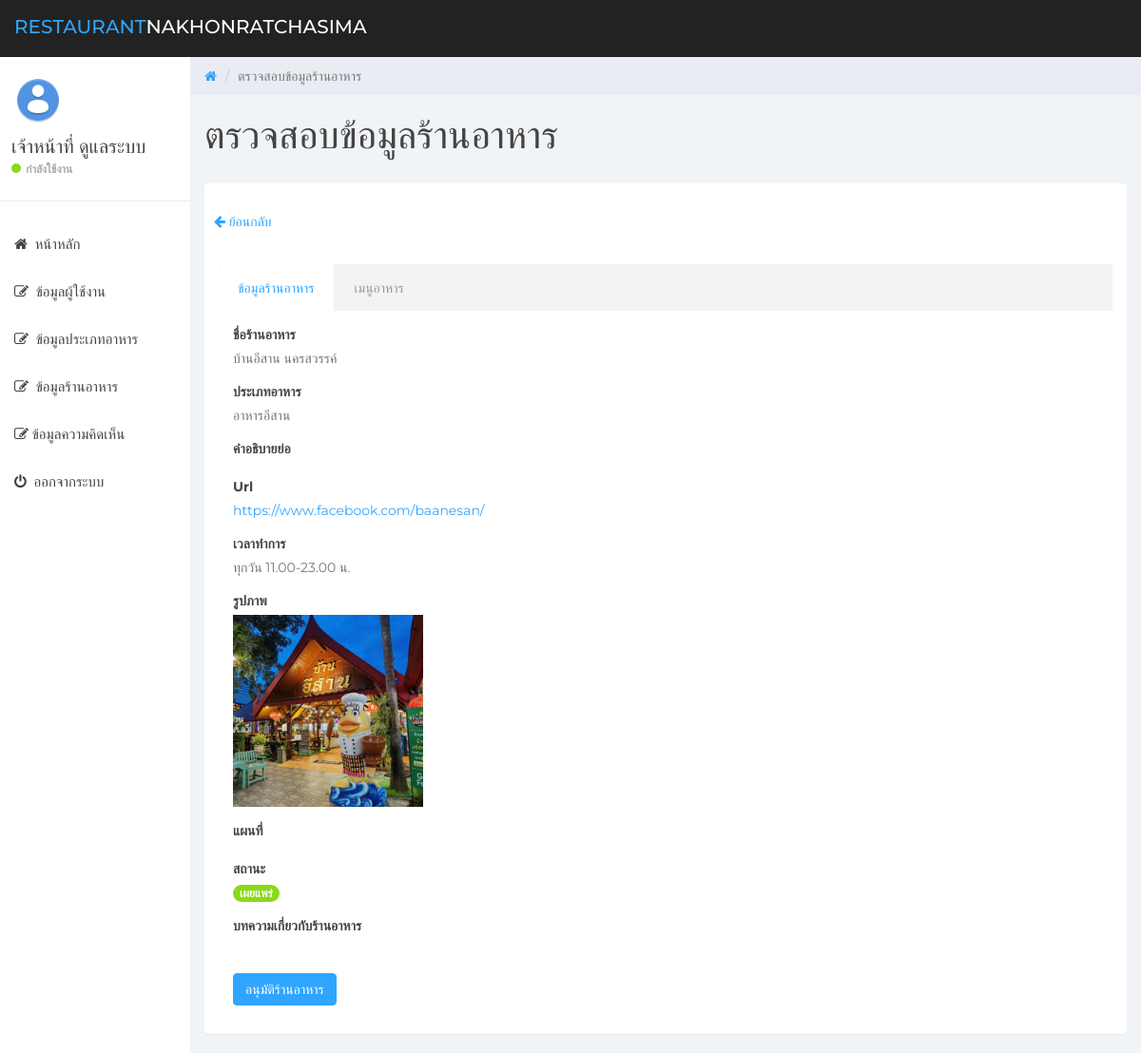
Screenshot of /admin/restaurant_info.php?id=9 (signed in) with the database file from the repository.
### tables this page shows
CREATE TABLE `users` (
  `user_id` int(11) NOT NULL COMMENT 'รหัสผู้ใช้งาน',
  `user_username` varchar(255) NOT NULL COMMENT 'ชื่อผู้ใช้งาน',
  `user_firstname` varchar(255) NOT NULL COMMENT 'ชื่อจริง',
  `user_lastname` varchar(255) NOT NULL COMMENT 'นามสกุล',
  `user_email` varchar(255) NOT NULL COMMENT 'อีเมล',
  `user_password` varchar(255) NOT NULL COMMENT 'รหัสผ่าน',
  `user_role` int(1) NOT NULL COMMENT '0 = Admin ,1 = Member'
);

CREATE TABLE `restaurants` (
  `res_id` int(11) NOT NULL COMMENT 'รหัสร้านอาหาร',
  `res_name` varchar(255) NOT NULL COMMENT 'ชื่อร้านอาหาร',
  `res_short_desc` text NOT NULL COMMENT 'คำอธิบายย่อ',
  `res_full_desc` longtext NOT NULL COMMENT 'คำอธิบายเต็ม',
  `res_url` text NOT NULL COMMENT 'ลิ้ง url',
  `res_office_time` text NOT NULL COMMENT 'เวลาทำการ',
  `res_image` text NOT NULL COMMENT 'รูปภาพร้านอาหาร',
  `res_map` text NOT NULL COMMENT 'แผนที่',
  `res_status` int(1) NOT NULL COMMENT '0=ไม่เผยแพร่,1=เผยแพร่',
  `ft_id` int(11) DEFAULT NULL COMMENT 'รหัสประเภทอาหาร',
  `user_id` int(11) NOT NULL COMMENT 'รหัสผู้ใช้งาน'
);

CREATE TABLE `food_types` (
  `ft_id` int(11) NOT NULL COMMENT 'รหัสประเภทอาหาร',
  `ft_name` varchar(255) NOT NULL COMMENT 'ชื่อประเภทอาหาร'
);

### services/check_admin.php (called while the page is built, shortened)
<?php
if(isset($_SESSION["AUTH_ID"])){
    require_once("connect.php");
    $user_id = $_SESSION["AUTH_ID"];
    $sql = "SELECT * FROM users WHERE user_id='$user_id'";
    $query = mysqli_query($conn,$sql);
    $userObj = mysqli_fetch_object($query);
}else{
    header("location:../admin/login.php");
}

### admin/restaurant_info.php (the view, shortened to what this page needs)
<?php
require_once("../services/check_admin.php");
?>
<?php
if (isset($_GET['id'])) {
    $id = mysqli_real_escape_string($conn, $_GET['id']);
    $sql = "SELECT * FROM restaurants,food_types WHERE restaurants.ft_id=food_types.ft_id AND res_id='$id'";
    $query = mysqli_query($conn, $sql);
    $dataObj = mysqli_fetch_object($query);
} else {
    echo "<script>window.history.back()</script>";
}
?>
<!DOCTYPE html>
<html>
<head>
    <link href="css/bootstrap.min.css" rel="stylesheet">
    <link href="css/font-awesome.min.css" rel="stylesheet">
    <link href="css/datepicker3.css" rel="stylesheet">
    <link href="css/styles.css" rel="stylesheet">
</head>
<body>
    <?php include("layouts/navbar.php"); ?>
    <?php include("layouts/sidebar.php"); ?>
    <div class="col-sm-9 col-sm-offset-3 col-lg-10 col-lg-offset-2 main">
        <div class="row">
            <ol class="breadcrumb">
                <li><a href="home.php">
                        <em class="fa fa-home"></em>
                    </a></li>
                <li class="active">ตรวจสอบข้อมูลร้านอาหาร</li>
            </ol>
        </div>
        <div class="row">
            <div class="col-lg-12">
                <h1 class="page-header">
                    ตรวจสอบข้อมูลร้านอาหาร
                </h1>
            </div>
        </div>
        <div class="panel panel-container">
            <p style="padding: 10px;">
                <a href="#" onclick="window.history.back()">
                    <i class="fa fa-arrow-left"></i>
                    <span>ย้อนกลับ</span>
                </a>
            </p>
            <div class="row">
                <div class="col-sm-6 col-lg-12">
                    <div class="panel-body">
                        <div class="panel-body tabs">
                            <ul class="nav nav-tabs">
                                <li class="active"><a href="#tab1" data-toggle="tab">ข้อมูลร้านอาหาร</a></li>
                                <li><a href="#tab2" data-toggle="tab">เมนูอาหาร</a></li>
                            </ul>
                            <div class="tab-content">
                                <div class="tab-pane fade in active" id="tab1">
                                    <div class="form-group">
                                        <label>ชื่อร้านอาหาร</label>
                                        <p><?= $dataObj->res_name ?></p>
                                    </div>
                                    <div class="form-group">
                                        <label>ประเภทอาหาร</label>
                                        <p><?= $dataObj->ft_name ?></p>
                                    </div>
                                    <div class="form-group">
                                        <label>คำอธิบายย่อ</label>
                                    </div>
                                    <div class="form-group">
                                        <label>Url</label>
                                        <p>
                                            <a target="_blank" href="<?= $dataObj->res_url ?>"><?= $dataObj->res_url ?></a>
                                        </p>
                                    </div>
                                    <div class="form-group">
                                        <label>เวลาทำการ</label>
                                        <p><?= $dataObj->res_office_time ?></p>
                                    </div>
                                    <div class="form-group">
                                        <label>รูปภาพ</label><br>
                                        <img src="../images/restaurants/<?= $dataObj->res_image ?>" width="200">
                                    </div>
                                    <div class="form-group">
                                        <label>แผนที่</label>
                                    </div>
                                    <div class="form-group">
                                        <label>สถานะ</label>
                                        <p>
                                            <?php if ($dataObj->res_status == 0) : ?>
                                                <span class="badge bg-danger">ไม่เผยแพร่</span>
                                            <?php else : ?>
                                                <span class="badge bg-success">เผยแพร่</span>
                                            <?php endif ?>
                                        </p>
                                    </div>
                                    <div class="form-group">
                                        <label>บทความเกี่ยวกับร้านอาหาร</label>
                                    </div>
                                    <br>
                                    <a href="../services/restaurant_update_status_1.php?id=<?= $id ?>" class="btn btn-primary" onclick="return confirm('ยืนยันการอนุมัติ?')">อนุมัติร้านอาหาร</a>
                                </div>
                            </div>
                        </div>
                    </div>
                </div>
            </div>
        </div>
    </div>
</body>
</html>

### admin/layouts/sidebar.php (shortened to what this page needs)
<?php
$location = basename($_SERVER["REQUEST_URI"]);
?>
<div id="sidebar-collapse" class="col-sm-3 col-lg-2 sidebar">
    <div class="profile-sidebar">
        <div class="profile-userpic">
            <img src="../images/admin.png" class="img-responsive" alt="">
        </div>
        <div class="profile-usertitle">
            <div class="profile-usertitle-name"><?= $userObj->user_firstname . " " . $userObj->user_lastname ?></div>
            <div class="profile-usertitle-status"><span class="indicator label-success"></span>กำลังใช้งาน</div>
        </div>
    </div>
    <ul class="nav menu">
        <li class="<?= ($location == 'home.php') ? "active" : "" ?>"><a href="home.php"><em class="fa fa-home">&nbsp;</em> หน้าหลัก</a></li>
        <li class="<?= ($location == 'user.php') ? "active" : "" ?>"><a href="user.php"><em class="fa fa-edit">&nbsp;</em> ข้อมูลผู้ใช้งาน</a></li>
        <li class="<?= ($location == 'food_type.php') ? "active" : "" ?>"><a href="food_type.php"><em class="fa fa-edit">&nbsp;</em> ข้อมูลประเภทอาหาร</a></li>
        <li class="<?= ($location == 'restaurant.php') ? "active" : "" ?>"><a href="restaurant.php"><em class="fa fa-edit">&nbsp;</em> ข้อมูลร้านอาหาร</a></li>
        <li class="<?= ($location == 'comment.php') ? "active" : "" ?>"><a href="comment.php"><em class="fa fa-edit">&nbsp;</em>ข้อมูลความคิดเห็น</a></li>
        <li><a href="../services/logout.php"><em class="fa fa-power-off">&nbsp;</em> ออกจากระบบ</a></li>
    </ul>
</div>

### admin/css/styles.css (style rules this page uses)
body { background: #f1f4f7; padding-top: 60px; font-size: 14px; color: #444444; font-family: "Montserrat", "Helvetica Neue", Helvetica, Arial, sans-serif; }
p { color: #777; }
a, a:hover, a:focus { color: #30a5ff; }
h1, h2, h3, h4, h5, h6 { color: #444444; }
h1 { font-weight: 300; font-size: 40px; }
.btn-primary, .btn-primary:hover, .btn-primary:focus, .btn-primary:active, .btn-primary.active, .open > .dropdown-toggle.btn-primary, .btn-primary.disabled, .btn-primary[disabled], fieldset[disabled] .btn-primary, .btn-primary.disabled:hover, .btn-primary[disabled]:hover, fieldset[disabled] .btn-primary:hover, .btn-primary.disabled:focus, .btn-primary[disabled]:focus, fieldset[disabled] .btn-primary:focus, .btn-primary.disabled:active, .btn-primary[disabled]:active, fieldset[disabled] .btn-primary:active, .btn-primary.disabled.active, .btn-primary[disabled].active, fieldset[disabled] .btn-primary.active { background-color: #30a5ff; border-color: #30a5ff; }
.bg-success, .bg-green { color: #fff; background-color: #8ad919; }
.label-success { background-color: #8ad919; }
.panel { border: 0; }
.panel-container { padding-top: 20px; }
.panel .tabs { margin: 0; padding: 0; }
.nav-tabs { background: #f2f3f2; border: 0; }
.nav-tabs li a, .nav-tabs li a:hover, .nav-tabs li.active a, .nav-tabs li.active a:hover { border: 0; padding: 15px 20px; }
.nav-tabs li.active a { color: #30a5ff; }
.nav-tabs li a { color: #999; }
.tab-content { padding: 15px; }
.sidebar { display: block; padding: 0; display: none; box-shadow: none; background: #fff; }
.sidebar ul { margin: 20px 0px; }
@media (min-width: 768px) { .sidebar { display: block; position: fixed; top: 60px; bottom: 0; left: 0; z-index: 1000; display: block; margin: 0; padding: 0; overflow-x: hidden; overflow-y: auto; } }
.sidebar ul.nav li a { height: 50px; font-size: 15px; line-height: 2em; color: #444444; }
.profile-sidebar { padding: 10px 0; border-bottom: 1px solid #e9ecf2; }
.indicator { width: 10px; height: 10px; display: inline-block; border-radius: 9999px; margin-right: 5px; }
.profile-userpic img { float: left; margin: 10px 0px 0px 15px; width: 50px; height: 50px; border-radius: 9999px !important; }
.profile-usertitle { float: left; text-align: left; margin: 10px 0 0 12px; }
.profile-usertitle-name { font-size: 20px; margin-bottom: 0px; }
.profile-usertitle-status { text-transform: uppercase; color: #AAA; font-size: 12px; font-weight: 600; margin-bottom: 15px; }
.breadcrumb { border-radius: 0; padding: 10px 15px 10px 15px; background: #e9ecf2; margin: 0; }
h1.page-header { margin-top: 20px; border-bottom: 0; }

### rows the page displays
users: user_firstname "เจ้าหน้าที่", user_lastname "ดูแลระบบ"
restaurants: res_name "บ้านอีสาน นครสวรรค์", ft.ft_name "อาหารอีสาน", res_url "https://www.facebook.com/baanesan/", res_office_time "ทุกวัน 11.00-23.00 น.", res_image (picture)
